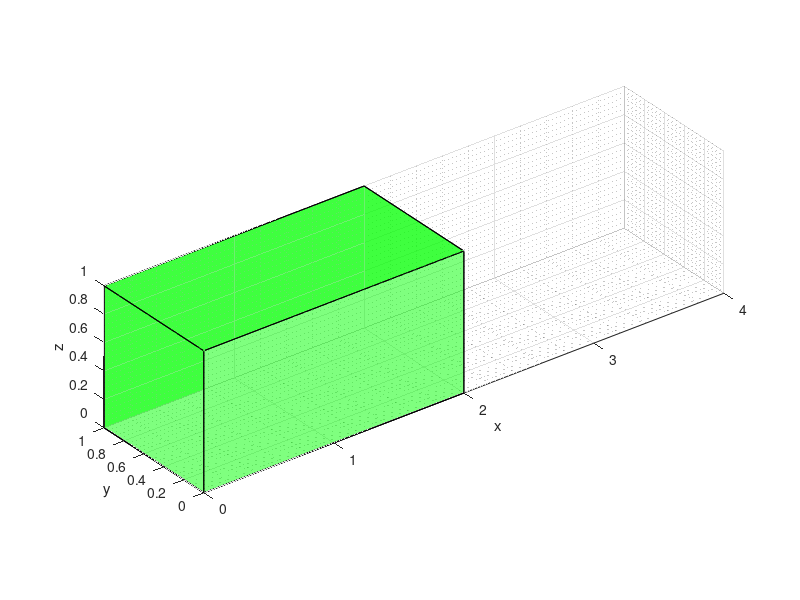

Write the MATLAB code that produced this figure. (Note: this script raises an error after producing the figure.)
clc

alpha = 0.5; %transparency

%%%%%%%%%%%%%%%%%%%%%%%%%%%%%%%%%%%%%%%%%%%%%%%%%%%%%%%%%%%%%%%%%%%%%%%%%%%
%%%%%%%%%%%%%%%%%%%%%%%%%%%%%%   TO DO    %%%%%%%%%%%%%%%%%%%%%%%%%%%%%%%%%
%%%%%%%%%%%%%%%%%%%%%%%%%%%%%%%%%%%%%%%%%%%%%%%%%%%%%%%%%%%%%%%%%%%%%%%%%%%
iterationsAllowed = 2; %IMPORTANT PARAMETER TO STUDY 

x1 = repmat([0 ; 2 ; 2 ; 0],2,1); %repeat the vector. Putting ,2,1 or ,1,2
%is quite unpredictable, didnt understood the logic, so I prefer not comment this way...
y1 = repmat([0 ; 0 ; 1 ; 1],2,1);
z1 = [zeros(4,1);ones(4,1)];
V1 = [x1,y1,z1];
F1 = [1 2 6 5 ; ... %Face1 connects vertices (rows of V1) number 1,2,5,6
            2 3 7 6 ; ... 
            3 4 8 7 ; ...
            4 1 5 8 ; ...
            1 2 3 4 ; ...
            5 6 7 8];
        
x2 = [3 ; 4]; %-1; %-2.5;
%-1 implies that one vertex of the segment can exactly touch a face and be
%detected!
y2 = [0.5 ; 0.5];
z2 = [0.5 ; 0.5];
V2 = [x2,y2,z2];
F2 = [1 2];
        
set(0,'DefaultFigureWindowStyle','docked')
figure ; grid on ; grid minor
set(0,'DefaultFigureWindowStyle','normal')
set(gca,'DataAspectRatio',[1 1 1]) ; view(3)
xlabel('x') ; ylabel('y') ; zlabel('z')

S1obj = patch('Vertices',V1,'Faces',F1,'FaceColor','g','FaceAlpha',alpha);
hold on
S2obj = patch('Vertices',V2,'Faces',F2,'FaceColor','k');
hold on

collisionFlag12 = GJK(S1obj,S2obj,iterationsAllowed)

x3 = repmat([0.5 ; 1.5 ; 1.5 ; 0.5],2,1); %+1; %repeat the vector. Putting ,2,1 or ,1,2
%is quite unpredictable, didnt understood the logic, so I prefer not comment this way...
y3 = repmat([0.3 ; 0.3 ; 0.7 ; 0.7],2,1);
z3 = [0.3*ones(4,1);0.7*ones(4,1)];
V3 = [x3,y3,z3];
F3 = [1 2 6 5 ; ... %Face1 connects vertices (rows of V1) number 1,2,5,6
            2 3 7 6 ; ... 
            3 4 8 7 ; ...
            4 1 5 8 ; ...
            1 2 3 4 ; ...
            5 6 7 8];
S3obj = patch('Vertices',V3,'Faces',F3,'FaceColor','b','FaceAlpha',alpha);
collisionFlag13 = GJK(S1obj,S3obj,iterationsAllowed)

%Conclusion: case dealing with segment lying within the polyhedron still
%has to be detected!